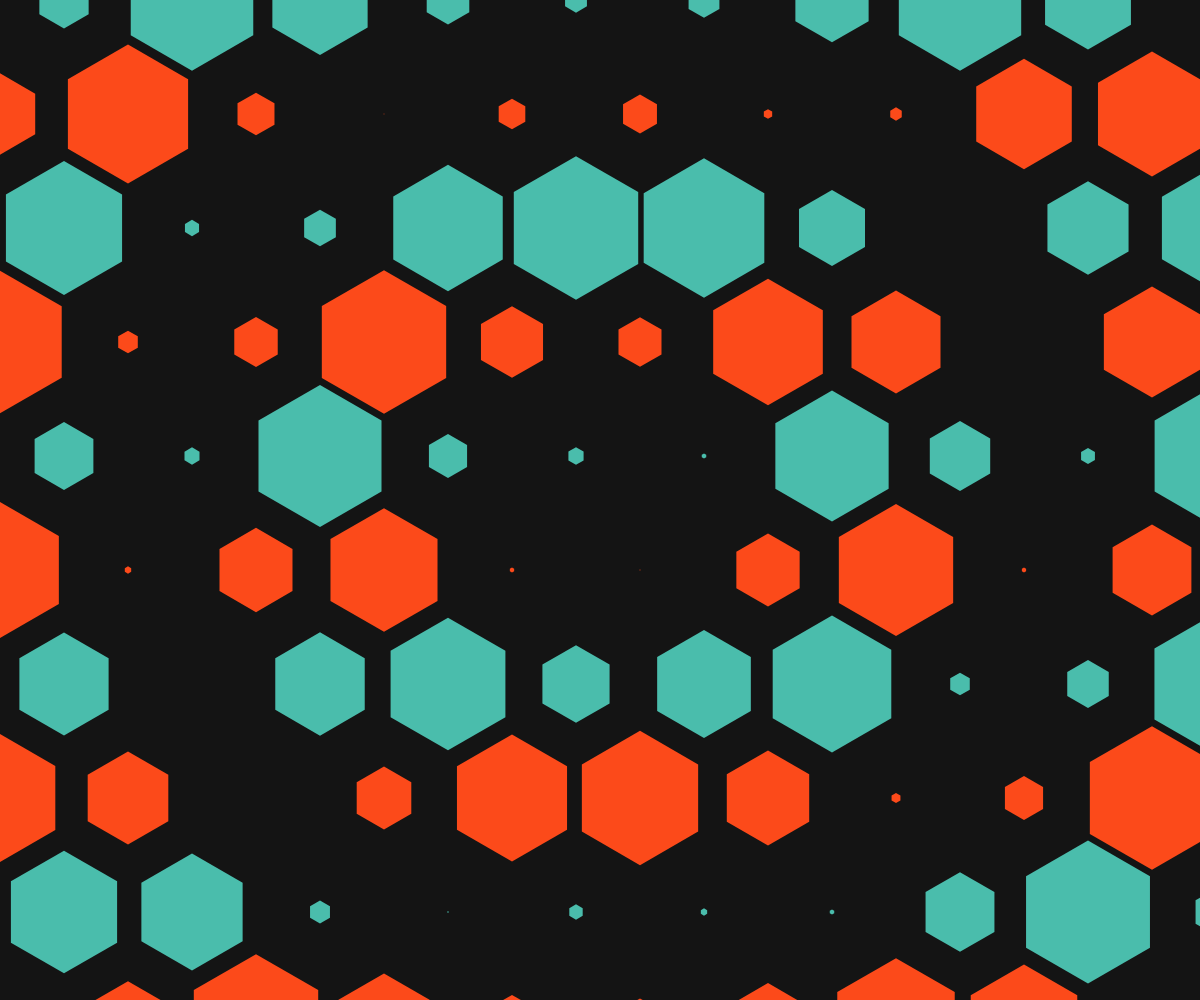
Frame 1 (no input)
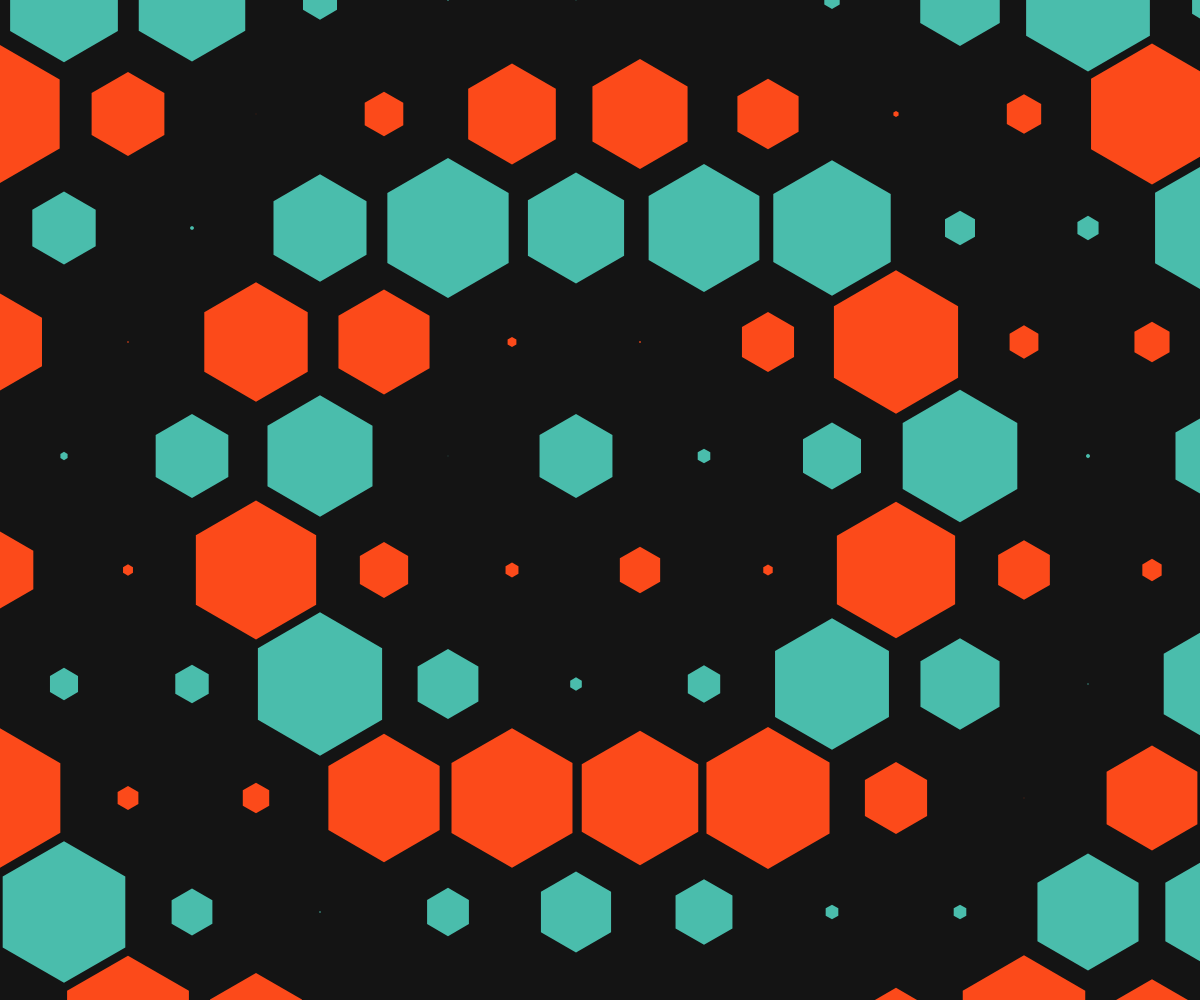
Frame 60 (no input)
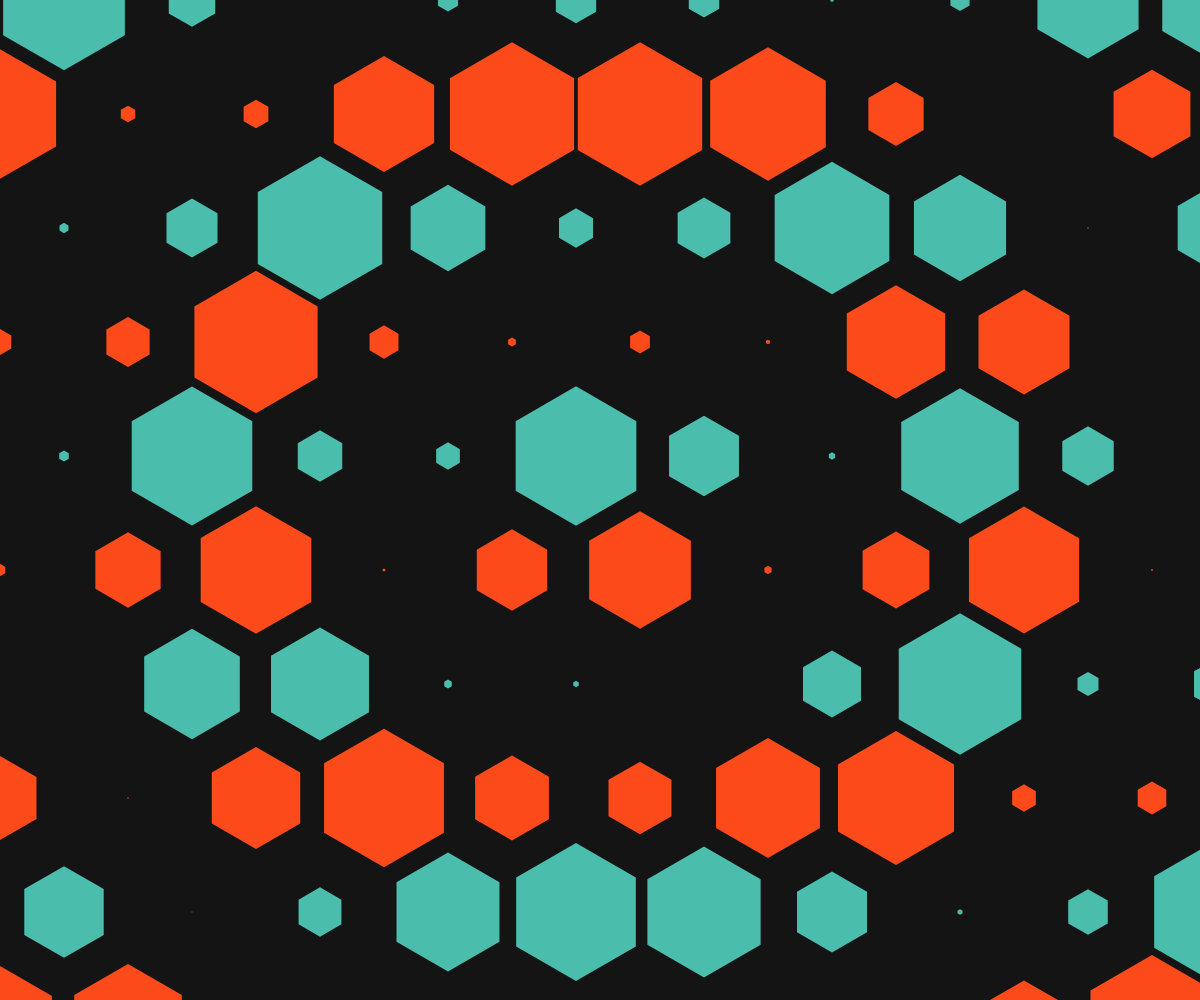
Frame 120 (the mouse pressed at the canvas centre since frame 60)

The p5.js sketch that drew these frames (run headless with seeded random() and noise() and a simulated clock; from frame 60 on, the mouse is pressed at the canvas centre):

// p5.js sketch
// ── sketch.js
var ratio = 1.78125;

function setup() {
	createCanvas(windowWidth, windowHeight);
	noStroke();
}

function draw() {
	background(20);

	var size = 64;
	var offset = size * ratio;

	for (var x = 0; x <= width + size; x += size * 2) {
		for (var y = 0; y <= height + offset; y += offset) {
			var x0 = 0;
			if (y % (offset * 2) == 0) {
				fill(74,189,172);
				x0 = size;
			} else {
				fill(252,74,26);
				xo = 0;
			}

			makeHex(x + x0, y, size);
		}
	}
}

function makeHex(a, b, size) {
	var diff =
		sin(radians(dist(a, b, width / 2, height / 2) - frameCount)) * size / ratio;
	beginShape();
	for (var i = 0; i < 6; i++) {
		var angle = PI * i / 3;
		vertex(
			a + sin(angle) * (size / ratio - diff),
			b + cos(angle) * (size / ratio - diff)
		);
	}
	endShape(CLOSE);
}

function windowResized() {
  resizeCanvas(windowWidth, windowHeight);
}
